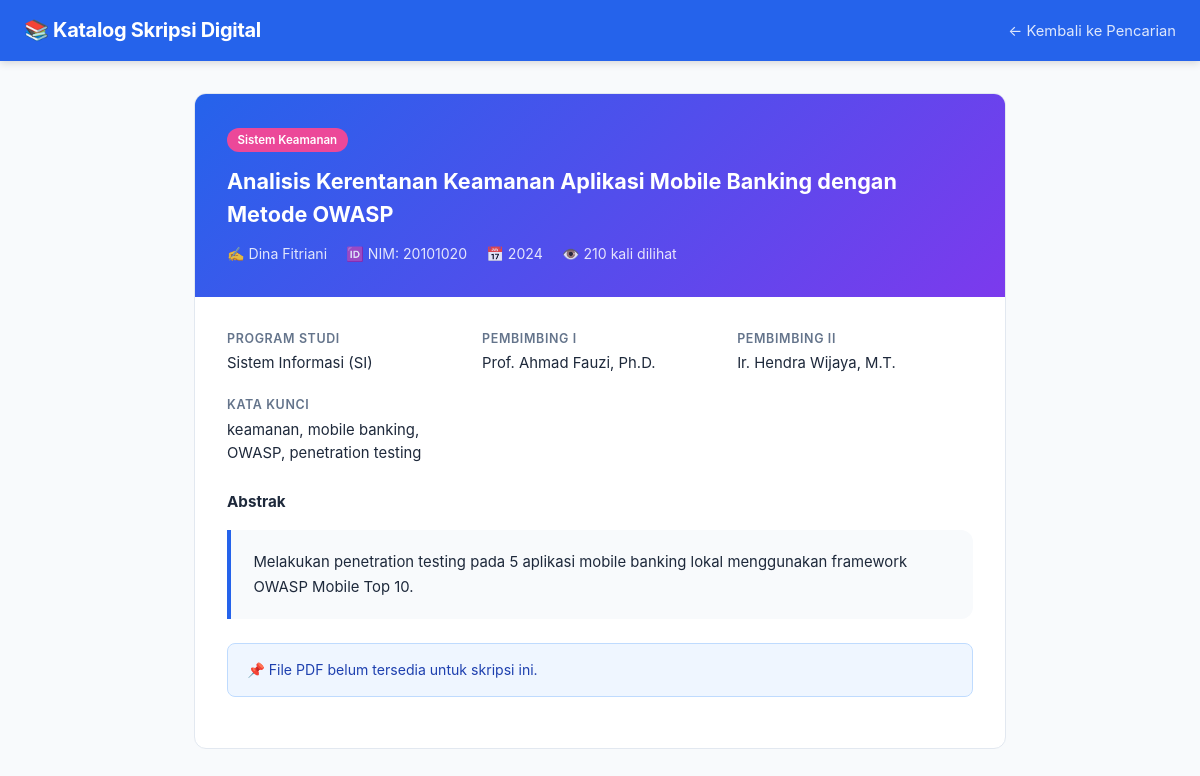
The app's page /detail.php?id=4 with its own data.
### tables this page shows
CREATE TABLE IF NOT EXISTS skripsi (
  id                INT UNSIGNED AUTO_INCREMENT PRIMARY KEY,
  nim               VARCHAR(20)  NOT NULL UNIQUE   COMMENT 'NIM unik—cegah duplikasi (Risiko 2)',
  nama_penulis      VARCHAR(150) NOT NULL,
  judul             VARCHAR(500) NOT NULL,
  judul_hash        CHAR(64) GENERATED ALWAYS AS (SHA2(LOWER(TRIM(judul)), 256)) STORED
                    COMMENT 'Hash untuk deteksi duplikasi judul (Risiko 2)',
  abstrak           TEXT,
  kata_kunci        VARCHAR(500) COMMENT 'Dipisah koma, di-index (Risiko 3)',
  tahun_lulus       YEAR        NOT NULL,
  program_studi_id  INT UNSIGNED NOT NULL,
  kategori_id       INT UNSIGNED,
  dosen_pembimbing1_id INT UNSIGNED,
  dosen_pembimbing2_id INT UNSIGNED,
  file_pdf          VARCHAR(255) COMMENT 'Path relatif file PDF',
  ukuran_file_kb    INT UNSIGNED COMMENT 'KB — maks 10240 (10MB) (Risiko 1)',
  status            ENUM('aktif','arsip','dihapus') DEFAULT 'aktif',
  view_count        INT UNSIGNED DEFAULT 0,
  created_at        TIMESTAMP DEFAULT CURRENT_TIMESTAMP,
  updated_at        TIMESTAMP DEFAULT CURRENT_TIMESTAMP ON UPDATE CURRENT_TIMESTAMP,

  CONSTRAINT fk_skripsi_prodi
    FOREIGN KEY (program_studi_id) REFERENCES program_studi(id) ON DELETE RESTRICT,
  CONSTRAINT fk_skripsi_kategori
    FOREIGN KEY (kategori_id) REFERENCES kategori(id) ON DELETE SET NULL,
  CONSTRAINT fk_skripsi_dosen1
    FOREIGN KEY (dosen_pembimbing1_id) REFERENCES dosen(id) ON DELETE SET NULL,
  CONSTRAINT fk_skripsi_dosen2
    FOREIGN KEY (dosen_pembimbing2_id) REFERENCES dosen(id) ON DELETE SET NULL
);

CREATE TABLE IF NOT EXISTS kategori (
  id          INT UNSIGNED AUTO_INCREMENT PRIMARY KEY,
  nama        VARCHAR(100) NOT NULL,
  slug        VARCHAR(120) NOT NULL UNIQUE,
  deskripsi   TEXT,
  warna_hex   VARCHAR(7) DEFAULT '#3B82F6' COMMENT 'Warna badge kategori',
  created_at  TIMESTAMP DEFAULT CURRENT_TIMESTAMP,
  updated_at  TIMESTAMP DEFAULT CURRENT_TIMESTAMP ON UPDATE CURRENT_TIMESTAMP
);

CREATE TABLE IF NOT EXISTS program_studi (
  id        INT UNSIGNED AUTO_INCREMENT PRIMARY KEY,
  kode      VARCHAR(20)  NOT NULL UNIQUE,
  nama      VARCHAR(100) NOT NULL,
  fakultas  VARCHAR(100),
  created_at TIMESTAMP DEFAULT CURRENT_TIMESTAMP
);

CREATE TABLE IF NOT EXISTS dosen (
  id          INT UNSIGNED AUTO_INCREMENT PRIMARY KEY,
  nip         VARCHAR(30) UNIQUE,
  nama        VARCHAR(150) NOT NULL,
  email       VARCHAR(100),
  created_at  TIMESTAMP DEFAULT CURRENT_TIMESTAMP
);

### includes/functions.php (called while the page is built, shortened)
<?php
function e(string $s): string {
    return htmlspecialchars($s, ENT_QUOTES | ENT_SUBSTITUTE, 'UTF-8');
}
function getSkripsiById(int $id): ?array {
    $db   = getDB();
    $stmt = $db->prepare(
        "SELECT s.*, p.nama AS prodi, p.kode AS kode_prodi,
                k.nama AS kategori, k.warna_hex,
                d1.nama AS pembimbing1, d2.nama AS pembimbing2
         FROM skripsi s
         LEFT JOIN program_studi p ON p.id = s.program_studi_id
         LEFT JOIN kategori      k ON k.id = s.kategori_id
         LEFT JOIN dosen        d1 ON d1.id = s.dosen_pembimbing1_id
         LEFT JOIN dosen        d2 ON d2.id = s.dosen_pembimbing2_id
         WHERE s.id = ? AND s.status = 'aktif' LIMIT 1"
    );
    $stmt->execute([$id]);
    return $stmt->fetch() ?: null;
}

### detail.php (the view, shortened to what this page needs)
<?php
require_once __DIR__ . '/includes/functions.php';
$id = (int)($_GET['id'] ?? 0);
$skripsi = getSkripsiById($id);
?>
<!DOCTYPE html>
<html lang="id">
<head>
<link rel="stylesheet" href="assets/css/style.css">
</head>
<body>
<nav class="navbar">
  <a class="navbar-brand" href="index.php">📚 <?= APP_NAME ?></a>
  <div class="nav-links">
    <a href="index.php">← Kembali ke Pencarian</a>
  </div>
</nav>
<div class="detail-container">
  <div class="detail-card">
    <div class="detail-header">
      <?php if ($skripsi['kategori']): ?>
      <span class="card-badge" style="background:<?= e($skripsi['warna_hex']) ?>;margin-bottom:.8rem;display:inline-block">
        <?= e($skripsi['kategori']) ?>
      </span>
      <?php endif ?>
      <h1><?= e($skripsi['judul']) ?></h1>
      <div style="display:flex;gap:1.2rem;flex-wrap:wrap;margin-top:.8rem;font-size:.88rem;opacity:.85">
        <span>✍️ <?= e($skripsi['nama_penulis']) ?></span>
        <span>🆔 NIM: <?= e($skripsi['nim']) ?></span>
        <span>📅 <?= $skripsi['tahun_lulus'] ?></span>
        <span>👁️ <?= number_format($skripsi['view_count']) ?> kali dilihat</span>
      </div>
    </div>
    <div class="detail-body">
      <div class="detail-grid">
        <div class="detail-field">
          <label>Program Studi</label>
          <p><?= e($skripsi['prodi'] . ' (' . $skripsi['kode_prodi'] . ')') ?></p>
        </div>
        <?php if ($skripsi['pembimbing1']): ?>
        <div class="detail-field">
          <label>Pembimbing I</label>
          <p><?= e($skripsi['pembimbing1']) ?></p>
        </div>
        <?php endif ?>
        <?php if ($skripsi['pembimbing2']): ?>
        <div class="detail-field">
          <label>Pembimbing II</label>
          <p><?= e($skripsi['pembimbing2']) ?></p>
        </div>
        <?php endif ?>
        <?php if ($skripsi['kata_kunci']): ?>
        <div class="detail-field">
          <label>Kata Kunci</label>
          <p><?= e($skripsi['kata_kunci']) ?></p>
        </div>
        <?php endif ?>
      </div>
      <?php if ($skripsi['abstrak']): ?>
      <h3 style="font-size:.95rem;margin-bottom:.5rem;font-weight:700">Abstrak</h3>
      <div class="abstrak-box"><?= nl2br(e($skripsi['abstrak'])) ?></div>
      <?php endif ?>
      <?php if ($skripsi['file_pdf']): ?>
      <div style="margin-top:2rem">
        <h3 style="font-size:.95rem;font-weight:700;margin-bottom:.8rem">📄 Preview Abstrak PDF</h3>
        <p style="font-size:.82rem;color:var(--text-muted);margin-bottom:.8rem">
          Menampilkan preview PDF langsung di browser tanpa perlu mengunduh.
        </p>
        <iframe class="pdf-viewer"
                src="viewer.php?id=<?= $id ?>"
                title="Preview PDF Skripsi">
        </iframe>
        <p style="font-size:.78rem;color:var(--text-muted);margin-top:.5rem">
          Ukuran file: <?= number_format($skripsi['ukuran_file_kb']) ?> KB
        </p>
      </div>
      <?php else: ?>
      <div class="alert alert-info" style="margin-top:1.5rem">
        📌 File PDF belum tersedia untuk skripsi ini.
      </div>
      <?php endif ?>
    </div>
  </div>
</div>
</body>
</html>

### assets/css/style.css (style rules this page uses)
:root { --primary: #2563EB; --primary-dark: #1D4ED8; --secondary: #64748B; --success: #10B981; --danger: #EF4444; --bg: #F8FAFC; --card-bg: #FFFFFF; --border: #E2E8F0; --text: #1E293B; --text-muted: #64748B; --radius: 12px; --shadow: 0 1px 3px rgba(0,0,0,.08), 0 4px 12px rgba(0,0,0,.06); }
*, *::before, *::after { box-sizing: border-box; margin: 0; padding: 0; }
html { scroll-behavior: smooth; }
body { font-family: 'Inter', system-ui, sans-serif; background: var(--bg); color: var(--text); line-height: 1.6; }
a { color: var(--primary); text-decoration: none; }
.navbar { background: var(--primary); padding: .9rem 1.5rem; display: flex; align-items: center; justify-content: space-between; position: sticky; top: 0; z-index: 100; box-shadow: 0 2px 8px rgba(0,0,0,.15); }
.navbar-brand { color: #fff; font-size: 1.25rem; font-weight: 700; letter-spacing: -.3px; }
.nav-links a { color: rgba(255,255,255,.85); margin-left: 1.2rem; font-size: .92rem; transition: color .2s; }
.card-badge { display: inline-block; font-size: .72rem; font-weight: 600; padding: .2rem .65rem; border-radius: 50px; color: #fff; margin-bottom: .2rem; }
.detail-container { max-width: 860px; margin: 2rem auto; padding: 0 1.5rem; }
.detail-card { background: var(--card-bg); border: 1px solid var(--border); border-radius: var(--radius); overflow: hidden; }
.detail-header { background: linear-gradient(135deg, var(--primary), #7C3AED); color: #fff; padding: 2rem; }
.detail-header h1 { font-size: 1.35rem; line-height: 1.5; margin-bottom: .8rem; }
.detail-body { padding: 2rem; }
.detail-grid { display: grid; grid-template-columns: repeat(auto-fill, minmax(200px, 1fr)); gap: 1.2rem; margin-bottom: 1.5rem; }
.detail-field label { font-size: .78rem; font-weight: 600; color: var(--text-muted); text-transform: uppercase; letter-spacing: .05em; display: block; margin-bottom: .2rem; }
.detail-field p { font-size: .93rem; color: var(--text); }
.abstrak-box { background: var(--bg); border-left: 4px solid var(--primary); padding: 1.2rem 1.4rem; border-radius: 0 var(--radius) var(--radius) 0; font-size: .93rem; line-height: 1.7; margin-top: 1rem; }
.alert { padding: .9rem 1.2rem; border-radius: 8px; font-size: .88rem; margin-bottom: 1.2rem; }
.alert-info { background: #EFF6FF; border: 1px solid #BFDBFE; color: #1E40AF; }

### records on screen
skripsi: kategori.nama "Sistem Keamanan", judul "Analisis Kerentanan Keamanan Aplikasi Mobile Banking dengan Metode OWASP", nama_penulis "Dina Fitriani", nim "20101020", tahun_lulus "2024", view_count "210", program_studi.kode "Sistem Informasi (SI)", dosen_pembimbing1.nama "Prof. Ahmad Fauzi, Ph.D.", dosen_pembimbing2.nama "Ir. Hendra Wijaya, M.T.", kata_kunci "keamanan, mobile banking, OWASP, penetration testing", abstrak "Melakukan penetration testing pada 5 aplikasi mobile banking lokal menggunakan framework OWASP Mobile Top 10."

### other values on screen
APP_NAME "Katalog Skripsi Digital"
